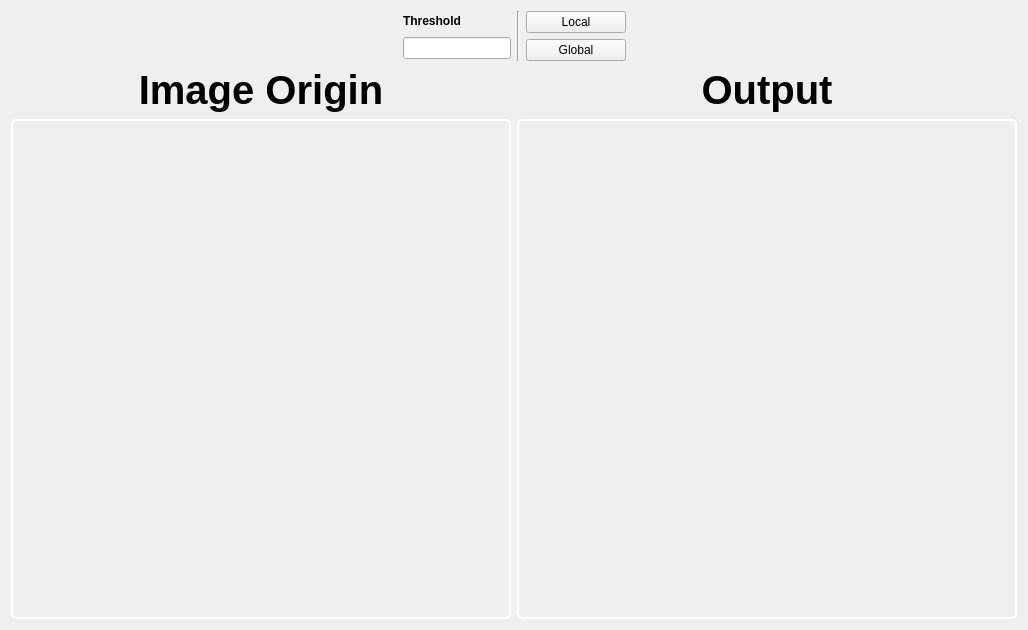
          <widget class="QWidget" name="thresholdTab">
           <attribute name="title">
            <string>Threshold</string>
           </attribute>
           <layout class="QVBoxLayout" name="verticalLayout_13">
            <item>
             <layout class="QHBoxLayout" name="horizontalLayout_16">
              <item>
               <spacer name="horizontalSpacer_9">
                <property name="orientation">
                 <enum>Qt::Horizontal</enum>
                </property>
                <property name="sizeHint" stdset="0">
                 <size>
                  <width>40</width>
                  <height>20</height>
                 </size>
                </property>
               </spacer>
              </item>
              <item>
               <layout class="QVBoxLayout" name="verticalLayout_31">
                <item>
                 <widget class="QLabel" name="label_10">
                  <property name="sizePolicy">
                   <sizepolicy hsizetype="Fixed" vsizetype="Fixed">
                    <horstretch>0</horstretch>
                    <verstretch>0</verstretch>
                   </sizepolicy>
                  </property>
                  <property name="minimumSize">
                   <size>
                    <width>100</width>
                    <height>20</height>
                   </size>
                  </property>
                  <property name="styleSheet">
                   <string notr="true">background: transparent;
font: bold;</string>
                  </property>
                  <property name="text">
                   <string>Threshold</string>
                  </property>
                 </widget>
                </item>
                <item>
                 <widget class="QLineEdit" name="threshold_value">
                  <property name="sizePolicy">
                   <sizepolicy hsizetype="Fixed" vsizetype="Fixed">
                    <horstretch>0</horstretch>
                    <verstretch>0</verstretch>
                   </sizepolicy>
                  </property>
                  <property name="minimumSize">
                   <size>
                    <width>100</width>
                    <height>20</height>
                   </size>
                  </property>
                 </widget>
                </item>
               </layout>
              </item>
              <item>
               <widget class="Line" name="line">
                <property name="orientation">
                 <enum>Qt::Vertical</enum>
                </property>
               </widget>
              </item>
              <item>
               <layout class="QVBoxLayout" name="verticalLayout_32">
                <item>
                 <widget class="QPushButton" name="btnLocal">
                  <property name="sizePolicy">
                   <sizepolicy hsizetype="Fixed" vsizetype="Fixed">
                    <horstretch>0</horstretch>
                    <verstretch>0</verstretch>
                   </sizepolicy>
                  </property>
                  <property name="minimumSize">
                   <size>
                    <width>100</width>
                    <height>20</height>
                   </size>
                  </property>
                  <property name="text">
                   <string>Local</string>
                  </property>
                 </widget>
                </item>
                <item>
                 <widget class="QPushButton" name="btnGlobal">
                  <property name="sizePolicy">
                   <sizepolicy hsizetype="Fixed" vsizetype="Fixed">
                    <horstretch>0</horstretch>
                    <verstretch>0</verstretch>
                   </sizepolicy>
                  </property>
                  <property name="minimumSize">
                   <size>
                    <width>100</width>
                    <height>20</height>
                   </size>
                  </property>
                  <property name="text">
                   <string>Global</string>
                  </property>
                 </widget>
                </item>
               </layout>
              </item>
              <item>
               <spacer name="horizontalSpacer_3">
                <property name="orientation">
                 <enum>Qt::Horizontal</enum>
                </property>
                <property name="sizeHint" stdset="0">
                 <size>
                  <width>40</width>
                  <height>20</height>
                 </size>
                </property>
               </spacer>
              </item>
             </layout>
            </item>
            <item>
             <layout class="QHBoxLayout" name="horizontalLayout_17">
              <item>
               <layout class="QVBoxLayout" name="verticalLayout_12">
                <item>
                 <widget class="QLabel" name="label_13">
                  <property name="sizePolicy">
                   <sizepolicy hsizetype="Preferred" vsizetype="Fixed">
                    <horstretch>0</horstretch>
                    <verstretch>0</verstretch>
                   </sizepolicy>
                  </property>
                  <property name="styleSheet">
                   <string notr="true">font-size: 30pt;
font-weight: bold;
background: transparent;
</string>
                  </property>
                  <property name="text">
                   <string>Image Origin</string>
                  </property>
                  <property name="alignment">
                   <set>Qt::AlignCenter</set>
                  </property>
                 </widget>
                </item>
                <item>
                 <widget class="QGraphicsView" name="graphicsView_3">
                  <property name="sizePolicy">
                   <sizepolicy hsizetype="Fixed" vsizetype="Fixed">
                    <horstretch>0</horstretch>
                    <verstretch>0</verstretch>
                   </sizepolicy>
                  </property>
                  <property name="minimumSize">
                   <size>
                    <width>500</width>
                    <height>500</height>
                   </size>
                  </property>
                  <property name="styleSheet">
                   <string notr="true">QFrame {
    border: 2px solid white;
    border-radius: 5px; /* Optional: Add border radius for rounded corners */
	background: transparent;
}</string>
                  </property>
                 </widget>
                </item>
               </layout>
              </item>
              <item>
               <layout class="QVBoxLayout" name="verticalLayout_14">
                <item>
                 <widget class="QLabel" name="label_14">
                  <property name="sizePolicy">
                   <sizepolicy hsizetype="Preferred" vsizetype="Fixed">
                    <horstretch>0</horstretch>
                    <verstretch>0</verstretch>
                   </sizepolicy>
                  </property>
                  <property name="styleSheet">
                   <string notr="true">font-size: 30pt;
font-weight: bold;
background: transparent;
</string>
                  </property>
                  <property name="text">
                   <string>Output</string>
                  </property>
                  <property name="alignment">
                   <set>Qt::AlignCenter</set>
                  </property>
                 </widget>
                </item>
                <item>
                 <widget class="QGraphicsView" name="graphicsView_4">
                  <property name="sizePolicy">
                   <sizepolicy hsizetype="Fixed" vsizetype="Fixed">
                    <horstretch>0</horstretch>
                    <verstretch>0</verstretch>
                   </sizepolicy>
                  </property>
                  <property name="minimumSize">
                   <size>
                    <width>500</width>
                    <height>500</height>
                   </size>
                  </property>
                  <property name="styleSheet">
                   <string notr="true">QFrame {
    border: 2px solid white;
    border-radius: 5px; /* Optional: Add border radius for rounded corners */
	background: transparent;
}</string>
                  </property>
                 </widget>
                </item>
               </layout>
              </item>
             </layout>
            </item>
           </layout>
          </widget>
